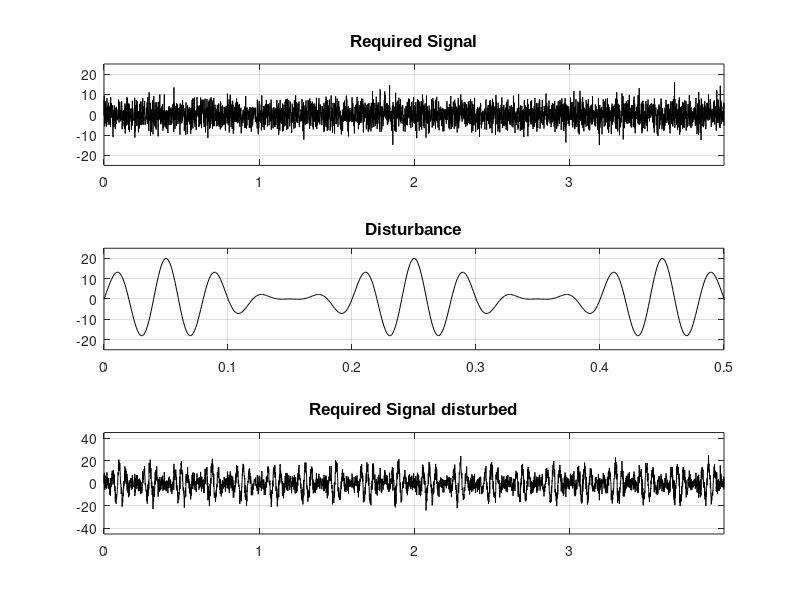
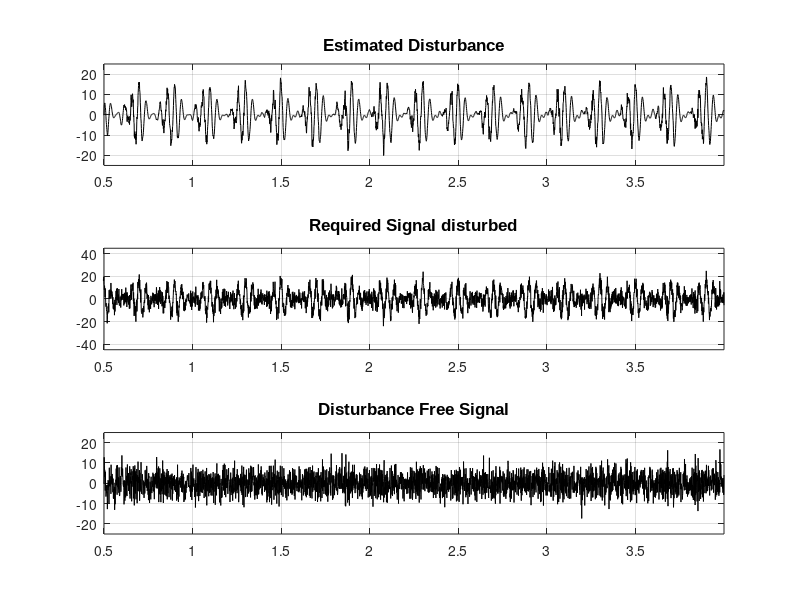
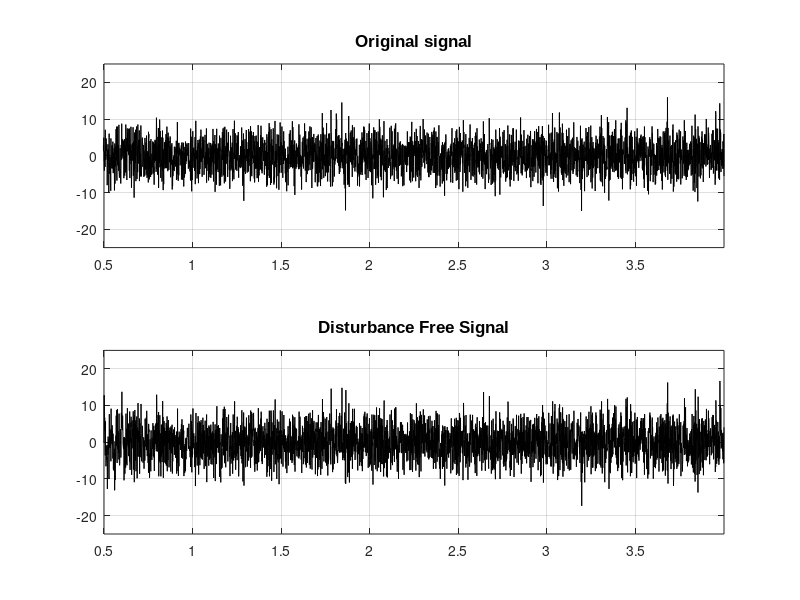
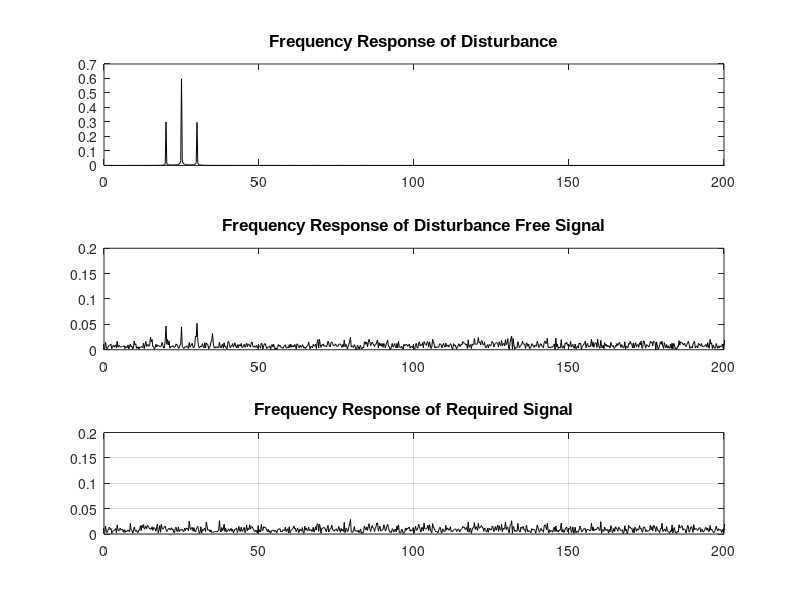

The MATLAB source for these figures, in order:
clear all;
pkg load signal

% Sampling rate
Fs = 1000;

T = 1/Fs;
M = 4000;
t = (0:M-1)*T;

s = 4*randn(1,M);
x = (5*sin((6.28*5*t))+5).*(2*sin(6.28*25*t));
x_d = (5*sin(5*(6.28*t-0.3))+5).*(1.5*sin(25*(6.28*t-0.3)));

d = s+x_d;
% prediction order (FIR filter order + 1)
p = 32
b = zeros(p,1);
% FIR filter order
N  = length(b)-1;
Lx = length(x);
x_init = x(1:500);
Lx_init = length(x_init);
Rx = xcorr(x_init,'unbiased');
disp(Rx(Lx_init));

y = zeros(1,Lx);
e = zeros(1,Lx+1);
rx0 = Rx(Lx_init);

for k = 1:Lx
    if k > Lx_init
      rx1 = rx0 + ((1/Lx_init)*((x(k)*x(k))-rx0));
      beta = 1/(rx1*(p+1)*10);
      xn  = x(k:-1:k-N)';
      b = b + 2*beta*e(k)*xn;
      y(k) = x(k:-1:k-N)*b;
      e(1+k) = d(k) - y(k);
      rx0 = rx1;
    endif
end

e = e(1:Lx);

f = [0:floor((M-1)/2)] / (M*(1/1000));

Yx = fft(hamming(M)'.*x_d');
Yx = Yx/M;
Yx = [Yx(1) 2*Yx(2:floor((M-1)/2)+1)];

Ye = fft(hamming(M)'.*e');
Ye = Ye/M;
Ye = [Ye(1) 2*Ye(2:floor((M-1)/2)+1)];

Ys = fft(hamming(M)'.*s');
Ys = Ys/M;
Ys = [Ys(1) 2*Ys(2:floor((M-1)/2)+1)];

figure(1)
clf
subplot(3,1,1)
plot(t,s,'k')
ylim([-25 25])
xlim([0 (M-1)*T])
title('Required Signal','FontName','Arial','FontSize',12)
grid on
subplot(3,1,2)
plot(t,x,'k')
ylim([-25 25])
xlim([0 0.5])
title('Disturbance','FontName','Arial','FontSize',12)
grid on
subplot(3,1,3)
plot(t,d,'k')
ylim([-45 45])
xlim([0 (M-1)*T])
title('Required Signal disturbed','FontName','Arial','FontSize',12)
grid on

figure(2)
clf
subplot(3,1,1)
plot(t,y,'k')
ylim([-25 25])
xlim([Lx_init*T (M-1)*T])
title('Estimated Disturbance','FontName','Arial','FontSize',12)
grid on
subplot(3,1,2)
plot(t,d,'k')
ylim([-45 45])
xlim([Lx_init*T (M-1)*T])
title('Required Signal disturbed','FontName','Arial','FontSize',12)
grid on
subplot(3,1,3)
plot(t,e,'k')
ylim([-25 25])
xlim([Lx_init*T (M-1)*T])
title('Disturbance Free Signal','FontName','Arial', 'FontSize',12)
grid on

figure(3)
clf
subplot(2,1,1)
plot(t,s,'k')
ylim([-25 25])
xlim([Lx_init*T (M-1)*T])
title('Original signal','FontName','Arial','FontSize',12)
grid on
subplot(2,1,2)
plot(t,e,'k')
ylim([-25 25])
xlim([Lx_init*T (M-1)*T])
title('Disturbance Free Signal','FontName','Arial', 'FontSize',12)
grid on

figure(4)
clf
subplot(3,1,1)
plot(f,abs(Yx),'k')
xlim([0 200])
title('Frequency Response of Disturbance','FontName','Arial', 'FontSize',12)
subplot(3,1,2)
plot(f,abs(Ye),'k')
ylim([0 0.2])
xlim([0 200])
title('Frequency Response of Disturbance Free Signal','FontName','Arial', 'FontSize',12)
subplot(3,1,3)
plot(f,abs(Ys),'k')
ylim([0 0.2])
xlim([0 200])
title('Frequency Response of Required Signal','FontName','Arial', 'FontSize',12)
grid on

figure(5)
clf
subplot(2,1,1)
plot(t,x,'k')
ylim([-25 25])
xlim([0 0.5])
title('Disturbance','FontName','Arial','FontSize',12)
grid on
subplot(2,1,2)
plot(t,x_d,'k')
ylim([-25 25])
xlim([0 0.5])
title('Disturbance echo','FontName','Arial','FontSize',12)
grid on
